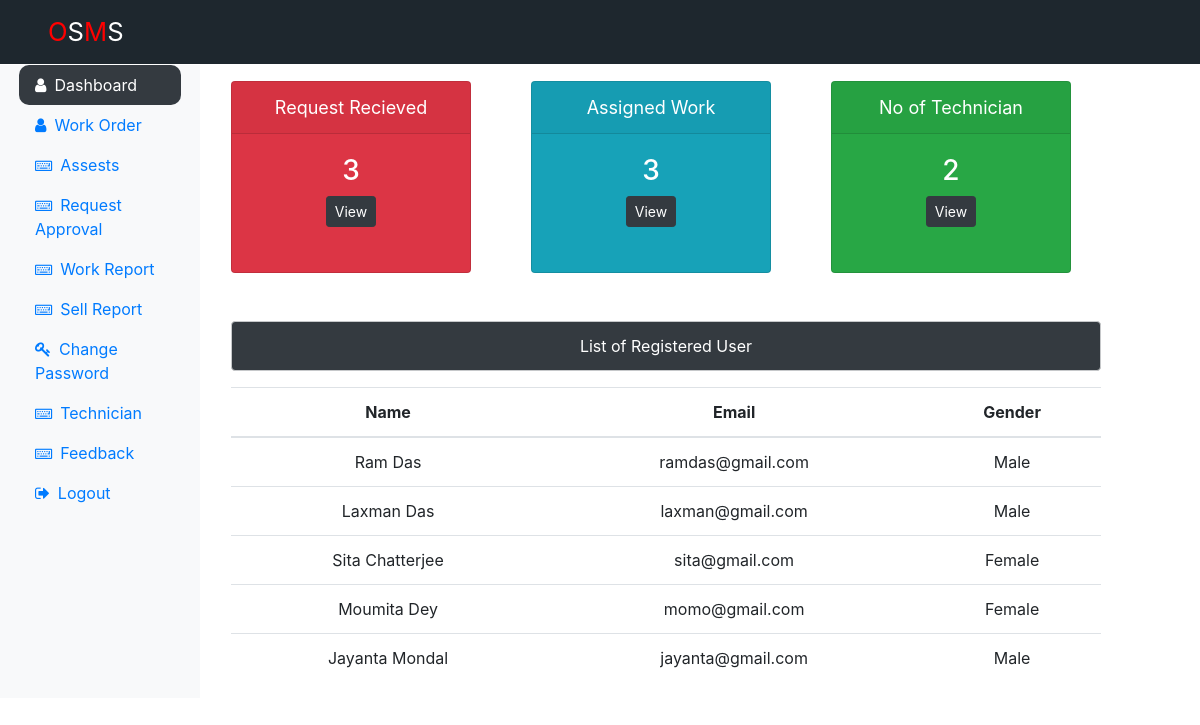
Page /Admin/dashboard.php (signed in) on the committed database.
### tables this page shows
CREATE TABLE `userregistration_tb` (
  `rId` int(10) NOT NULL,
  `rName` varchar(60) NOT NULL,
  `rEmail` varchar(60) NOT NULL,
  `rPass` varchar(60) NOT NULL,
  `rConPass` varchar(60) NOT NULL,
  `rGender` varchar(60) NOT NULL,
  `rImage` varchar(255) NOT NULL
);

### Admin/dashboard.php (the view, shortened to what this page needs)
<?php
include('../dbconnection.php');
?>
<?php
$sql="SELECT *FROM submitrequest_tb";
$result=mysqli_query($conn,$sql);
$count1=mysqli_num_rows($result);
?>
<?php
$sql="SELECT *FROM assignwork_tb";
$result=mysqli_query($conn,$sql);
$count2=mysqli_num_rows($result);
?>
<?php
$sql="SELECT *FROM technician_tb";
$result=mysqli_query($conn,$sql);
$count3=mysqli_num_rows($result);
?>
<!doctype html>
<html lang="en">
<head>
<link rel="stylesheet" href="https://stackpath.bootstrapcdn.com/bootstrap/4.5.2/css/bootstrap.min.css">
<link rel="stylesheet" href="https://cdnjs.cloudflare.com/ajax/libs/font-awesome/4.7.0/css/font-awesome.min.css">
<link rel="stylesheet" href="../style.css">
</head>
<body>
<div class="navbar navbar-expand-md navbar-dark fixed-top pl-5"
style="background-color:#1e272e;">
<a href="index.php" class="navbar-brand">
<span class="brand">O</span>S<span class="brand">M</span>S</a>
</div>
<div class="container-fluid" style="margin-top:65px;">
<div class="row">
<div class="col-md-2 bg-light sidebar">
<ul class="nav flex-column px-1">
<li class="nav-item"><a href="dashboard.php" class="nav-link text-white bg-dark active" style="border-radius:10px;">
<i class="fa fa-user mr-2"></i>Dashboard</a></li>
<li class="nav-item"><a href="workorder.php" class="nav-link">
<i class="fa fa-user mr-2"></i>Work Order</a></li>
<li class="nav-item"><a href="assests.php" class="nav-link">
<i class="fa fa-keyboard-o mr-2"></i>Assests</a></li>
<li class="nav-item"><a href="requestapproval.php" class="nav-link">
<i class="fa fa-keyboard-o mr-2"></i>Request Approval</a></li>
<li class="nav-item"><a href="workreport.php" class="nav-link">
<i class="fa fa-keyboard-o mr-2"></i>Work Report</a></li>
<li class="nav-item"><a href="sellreport.php" class="nav-link">
<i class="fa fa-keyboard-o mr-2"></i>Sell Report</a></li>
<li class="nav-item"><a href="adminpasschange.php" class="nav-link">
<i class="fa fa-key mr-2"></i>Change Password</a></li>
<li class="nav-item"><a href="technician.php" class="nav-link">
<i class="fa fa-keyboard-o mr-2"></i>Technician</a></li>
<li class="nav-item"><a href="feedbackstore.php" class="nav-link">
<i class="fa fa-keyboard-o mr-2"></i>Feedback</a></li>
<li class="nav-item"><a href="../logout.php" class="nav-link">
<i class="fa fa-sign-out mr-2"></i>Logout</a></li>
</ul>
</div>
<div class="col-md-9 mt-2 ml-3">
<div class="row text-center">
<div class="col-sm-4 mt-2">
<div class="card bg-danger text-white" style="width:15rem; height:12rem;">
<div class="card-header">
<small class="card-text" style="font-size:18px;">Request Recieved</small>
</div>
<div class="card-body">
<h3><?php echo $count1;?></h3>
<a href="requestapproval.php" class="btn btn-dark btn btn-sm" value="View">View</a>
</div>
</div>
</div>
<div class="col-md-4 mt-2">
<div class="card bg-info text-white" style="width:15rem; height:12rem;">
<div class="card-header">
<small class="card-text" style="font-size:18px;">Assigned Work</small>
</div>
<div class="card-body">
<h3><?php echo $count2;?></h3>
<a href="workorder.php" class="btn btn-dark btn btn-sm" value="View">View</a>
</div>
</div>
</div>
<div class="col-md-4 mt-2">
<div class="card bg-success text-white" style="width:15rem; height:12rem;">
<div class="card-header">
<small class="card-text" style="font-size:18px;">No of Technician</small>
</div>
<div class="card-body">
<h3><?php echo $count3;?></h3>
<a href="technician.php" class="btn btn-dark btn btn-sm" value="View">View</a>
</div>
</div>
</div>
</div>
<div class="row">
<div class="col-md-12 mt-5 ml-0">
<p class="alert alert-dark bg-dark text-white text-center" style="font-size:16px;">List of Registered User</p>
<?php
$sql="SELECT rName,rEmail,rGender FROM userregistration_tb";
$result=mysqli_query($conn,$sql);
if(mysqli_num_rows($result)>0)
{
echo'<table class="table table-border">';
echo'<tr>';
echo'<thead class="text-center">';
echo"<th>Name</th>";
echo"<th>Email</th>";
echo"<th>Gender</th>";
echo"</thead>";
echo"</tr>";
echo"<tbody>";
while($row=mysqli_fetch_assoc($result))
{
echo'<tr class="text-center">';
echo"<small><td>".$row['rName']."</td></small>";
echo"<td>".$row['rEmail']."</td>";
echo"<td>".$row['rGender']."</td>";
echo"</tr>";
}
echo"</tbody>";
}
else
{
$msg='<div class="alert alert-warning mt-2 text-center>Data Not Found</div>';
}
?>
</div>
</div>
</div>
</div>
</div>
</body>
</html>

### style.css (style rules this page uses)
.navbar-brand { font-size:1.6em; }
.brand { color:red; }

### rows in the picture
userregistration_tb: rName "Ram Das", rEmail "ramdas@gmail.com", rGender "Male"
userregistration_tb: rName "Laxman Das", rEmail "laxman@gmail.com", rGender "Male"
userregistration_tb: rName "Sita Chatterjee", rEmail "sita@gmail.com", rGender "Female"
userregistration_tb: rName "Moumita Dey", rEmail "momo@gmail.com", rGender "Female"
userregistration_tb: rName "Jayanta Mondal", rEmail "jayanta@gmail.com", rGender "Male"

### other values in the picture
$count1 "3"
$count2 "3"
$count3 "2"
